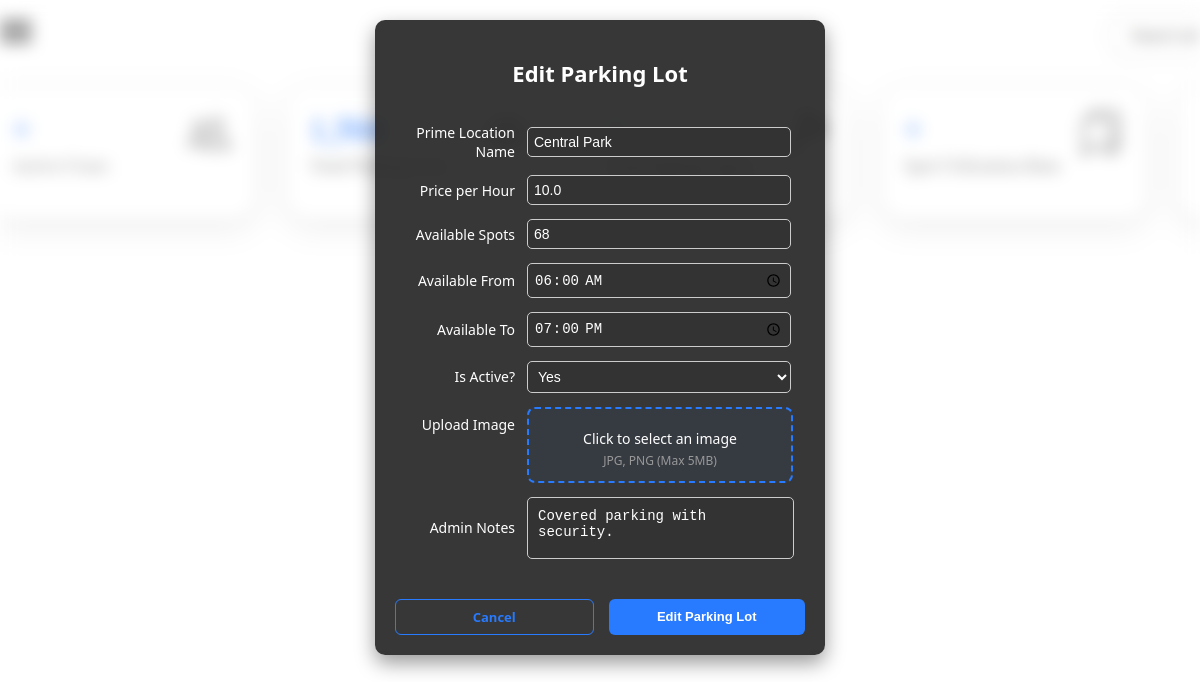
The app's page /admin/admin/edit_parking/2, older data.
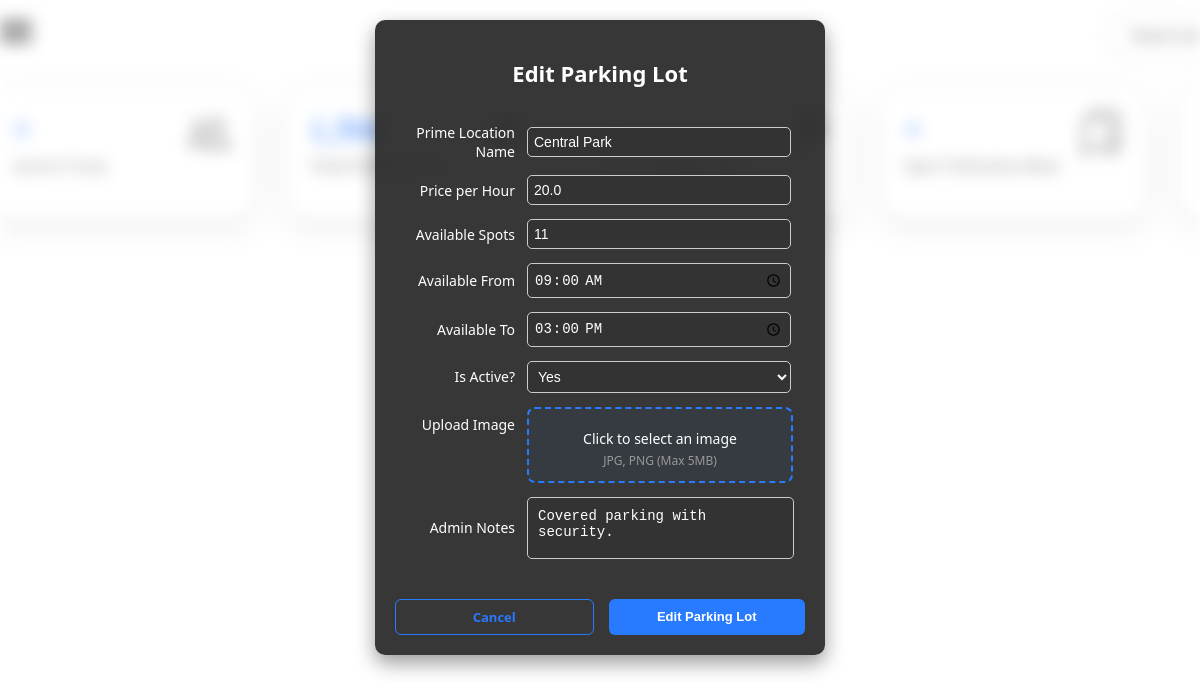
The same page, newer data.
### model.py (models this page shows, shortened)
class ParkingLot(db.Model):
    id = db.Column(db.Integer, primary_key=True)
    prime_location_name = db.Column(db.String(100))
    price_per_hour = db.Column(db.Float)
    max_parking_spots = db.Column(db.Integer, nullable=False)
    available_spots = db.Column(db.Integer, nullable=False)
    available_from = db.Column(db.Time)
    available_to = db.Column(db.Time)
    is_active = db.Column(db.Boolean, default=True)
    image_url = db.Column(db.String)
    admin_notes = db.Column(db.Text)
    location_id = db.Column(db.Integer, db.ForeignKey('location.id'), nullable=False)
    spots = db.relationship('ParkingSpot', backref='lot', cascade='all, delete-orphan', lazy=True)

### routes/admin_routes.py (the view, shortened to what this page needs)
@admin_bp.route('/admin/edit_parking/<int:lot_id>', methods=['GET', 'POST'])
def edit_parking(lot_id):
    parking_lot = ParkingLot.query.get_or_404(lot_id)
    return render_template('partials/_edit_parking.html', lot=parking_lot)

### templates/partials/_edit_parking.html (shortened to what this page needs)
<!DOCTYPE html>
<html lang="en">
<head>
    <link rel="stylesheet" href="{{ url_for('static', filename='style/partials/_edit_parking.css') }}">
</head>
<body>
    <div class="content" style="padding: 10px 10px 0px 10px;">
        <div class="form-container">
            <div class="form-content">
                <h2>Edit Parking Lot</h2>
                <form action="{{ url_for('admin.edit_parking', lot_id=lot.id) }}" method="POST"
                    enctype="multipart/form-data">
                    <div class="form-group">
                        <label for="prime_location_name">Prime Location Name</label>
                        <input type="text" id="prime_location_name" name="prime_location_name"
                            value="{{ lot.prime_location_name }}" required>
                    </div>
                    <div class="form-group">
                        <label for="price_per_hour">Price per Hour</label>
                        <input type="number" id="price_per_hour" name="price_per_hour" value="{{ lot.price_per_hour }}"
                            step="0.01" required>
                    </div>
                    <div class="form-group">
                        <label for="available_spots">Available Spots</label>
                        <input type="number" id="available_spots" name="available_spots"
                            value="{{ lot.available_spots }}" required>
                    </div>
                    <div class="form-group">
                        <label for="available_from">Available From</label>
                        <input type="time" id="available_from" name="available_from" value="{{ lot.available_from }}"
                            required>
                    </div>
                    <div class="form-group">
                        <label for="available_to">Available To</label>
                        <input type="time" id="available_to" name="available_to" value="{{ lot.available_to }}"
                            required>
                    </div>
                    <div class="form-group">
                        <label for="is_active">Is Active?</label>
                        <select id="is_active" name="is_active">
                            <option value="true" {% if lot.is_active %}selected{% endif %}>Yes</option>
                        </select>
                    </div>
                    <div class="form-group">
                        <label style="align-self: flex-start; margin-top: 8px;">
                            {% if lot.image_url %}Replace Image{% else %}Upload Image{% endif %}
                        </label>
                        <div style="flex: 1;">
                            <label for="image" class="upload-label">
                                <span class="upload-text">Click to select an image</span>
                                <span class="upload-hint">JPG, PNG (Max 5MB)</span>
                            </label>
                        </div>
                    </div>
                    <div class="form-group">
                        <label for="admin_notes">Admin Notes</label>
                        <textarea id="admin_notes" name="admin_notes" rows="4" cols="50" class="admin-notes"
                            placeholder="Enter Admin Notes">{{ lot.admin_notes }}</textarea>
                    </div>
                    <div class="button-group">
                        <a href="{{ url_for('admin.admin_dashboard') }}" class="cancel-btn">Cancel</a>
                        <button type="submit" class="submit-btn">Edit Parking Lot</button>
                    </div>
                </form>
            </div>
        </div>
    </div>
</body>
</html>

Row changes from the older to the newer data that the page shows:
changed ParkingLot "Central Park": price_per_hour "10.0" → "20.0"; available_spots "68" → "11"; available_from "06:00:00" → "09:00:00"; available_to "19:00:00" → "15:00:00"
